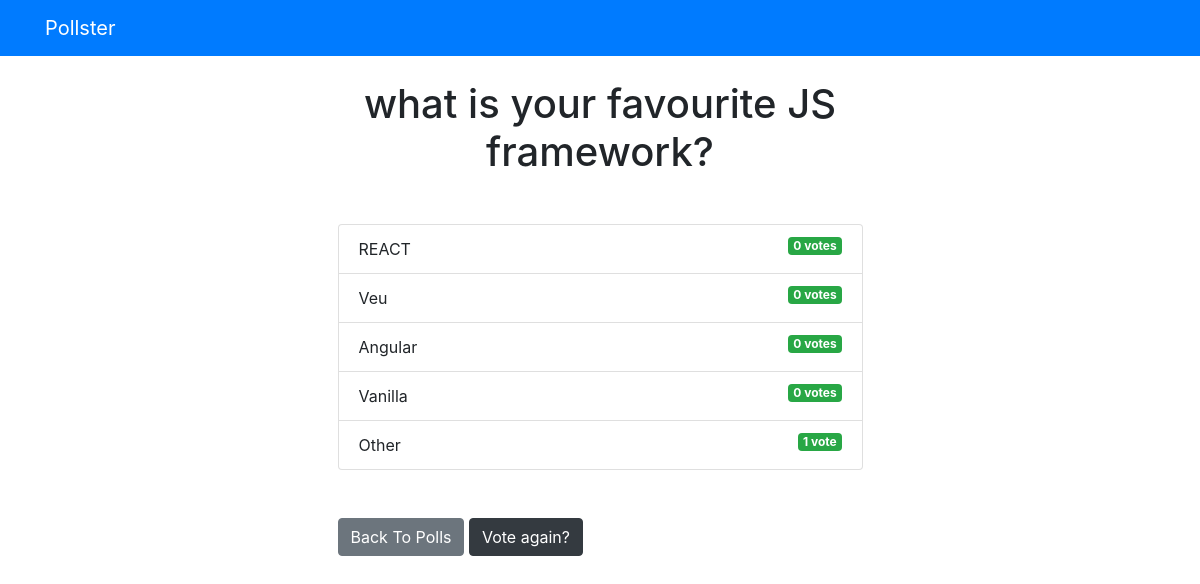
Page /polls/2/result on the committed database.
### polls/models.py (models this page shows, shortened)
class Question(models.Model):
    question_text = models.CharField(max_length=250)
    pub_date = models.DateTimeField('Date Published')

class Choice(models.Model):
    question = models.ForeignKey(Question, verbose_name=("Poll Question"), on_delete=models.CASCADE)
    choice_text = models.CharField(max_length=200)
    votes = models.IntegerField(default=0)

### polls/views.py (the view)
# urls.py: path('<int:question_id>/result', views.result, name="results"),
def result(request, question_id):
    question = get_object_or_404(Question, pk=question_id)
    return render(request, 'polls/results.html', {'question': question})

### templates/polls/results.html
{% extends 'base.html' %}
{% block content %}
<h1 class="mb-5 text-center">{{ question.question_text }}</h1>
<ul class="list-group mb-5">
  {% for choice in question.choice_set.all %}
  <li class="list-group-item">
    {{ choice.choice_text }}
    <span class="badge badge-success float-right"
      >{{ choice.votes }} vote{{ choice.votes | pluralize }}</span
    >
  </li>
  {% endfor %}
</ul>
<a class="btn btn-secondary" href="{% url 'polls:index' %}">Back To Polls</a>
<a class="btn btn-dark" href="{% url 'polls:detail' question.id %}"
  >Vote again?</a
>
{% endblock %}

### templates/base.html (shortened to what this page needs)
<!DOCTYPE html>
<html lang="en">
  <head>
    <link
      rel="stylesheet"
      href="https://stackpath.bootstrapcdn.com/bootstrap/4.5.0/css/bootstrap.min.css"
    />
  </head>
  <body>
    {% include 'partials/_navbar.html'%}
    <div class="container">
      <div class="col-md-6 m-auto">
        {% block content %} {% endblock content%}
      </div>
    </div>
  </body>
</html>

### templates/partials/_navbar.html
<nav class="navbar navbar-dark bg-primary mb-4">
  <div class="container">
    <a class="navbar-brand" href="/">Pollster</a>
  </div>
</nav>

### rows in the picture
Question: question_text "what is your favourite JS framework?"
Choice: choice_text "REACT", votes "0", votes|pluralize "s"
Choice: choice_text "Veu", votes "0", votes|pluralize "s"
Choice: choice_text "Angular", votes "0", votes|pluralize "s"
Choice: choice_text "Vanilla", votes "0", votes|pluralize "s"
Choice: choice_text "Other", votes "1"
